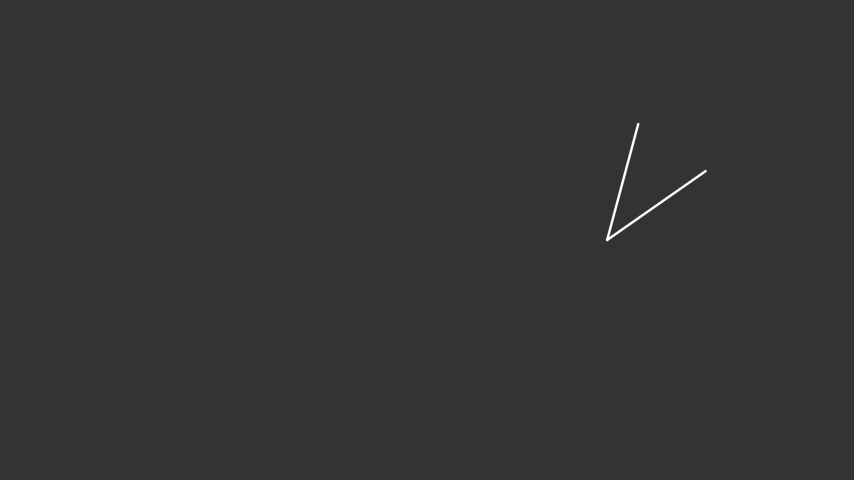
#> input picture test_images/image1.png, 854 x 480 px
$ python -i find_angle.py   (imports and definitions only)
#> lines starting #> are read from the running program, lines starting #| are printed output that depends on the picture; after the words box and inside, x2 and y2 are one past the last pixel; in counts of white or black regions, pixels touching at a corner belong together
'''
TODO:
Check acute seperation function behaviour for case 8

EXTRA: Implement auto canny / edge averaging to remove double edges (potentially making code more robust?)
'''

import cv2
# import os
import argparse
import numpy as np
import matplotlib.pyplot as plt
# import matplotlib.patches as patches
import sys
import configparser as cfgp

config = cfgp.ConfigParser()
# [1 line not run here, left out]
# [1 line that did not run here, left out]

# [74 lines left out: function check_acute_seperation, not called in this run]

def find_angle(png_path):
    '''
    Reads a png with opencv, runs canny edge detection and applies a hough transform to extract lines
    Checks if acute or obtuse seperation and returns the appropriate angle.

    Parameters
    ----------
    png_path : str
        path to png image containing lines

    Returns
    -------
    angle : float
        angle between lines in degrees
    '''
#> called with png_path = 'test_images/image1.png'

    # read image
    img = cv2.imread(png_path)
#> img is the input picture: shape (480, 854, 3); min 51, max 255, mean 51.3
    # convert to gray scale
    gray_img = cv2.cvtColor(img, cv2.COLOR_BGR2GRAY)
    # find edges
    edges = cv2.Canny(gray_img, 0, 10, L2gradient=True) # experiment with params / auto canny https://pyimagesearch.com/2015/04/06/zero-parameter-automatic-canny-edge-detection-with-python-and-opencv/
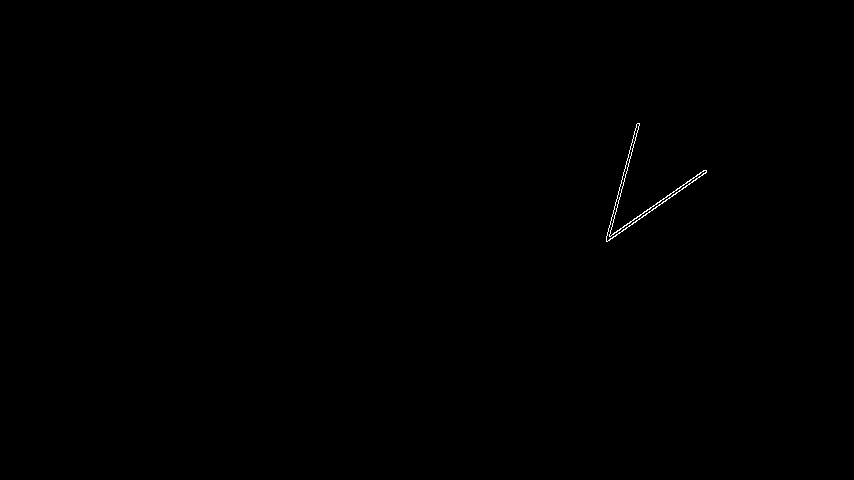
#> edges: shape (480, 854); 0.13% white in thin lines or dots, all inside (x1, y1, x2, y2) = (606, 123, 707, 242)

    '''
    check if way to remove double edges / do we even need to?
    '''

    '''
    Figure out way to select best threshold value / resolution based on thickness of lines / edges
    currently calculating a bbox which contains the edge and setting thresh to the value of the box's diagonal
    '''
    # find edge bbox
    pos_array = np.argwhere(edges)
#> pos_array = 532 pairs, first value 123 to 241, second value 606 to 706
    i_max, i_min = np.amax(pos_array[:,0]), np.amin(pos_array[:,0])
#> i_max = 241; i_min = 123
    j_max, j_min = np.amax(pos_array[:,1]), np.amin(pos_array[:,1])
#> j_max = 706; j_min = 606
    bbox_diag = ((i_max-i_min)**2 + (j_max-j_min)**2)**0.5
#> bbox_diag = 154.7

    # Loop over different thresholds and stop when 2 distinct lines found
    for val in np.linspace(1,3,10):
        thresh = int(round(bbox_diag/val))

        # apply a hough line transform
        lines = cv2.HoughLines(edges, 1, np.pi/180, thresh)

        if (lines is None) or (len(lines) < 2):
            continue

        lines = lines.squeeze()
        # remove parallel lines - rewrite in fewer lines?
        theta_list = []
        unique_lines = []
        for line in lines:
            theta = line[1]
            if theta not in theta_list:
                theta_list.append(theta)
                unique_lines.append(line)

        unique_lines = np.asarray(unique_lines)
        if len(unique_lines) == 2:
            break
#> this loop made 4 passes
#> thresh on passes 1 to 2: 155, 127
#> (thresh, lines) on passes 3 to 4: (107, [[543, 0.96]]), (93, [[543, 0.96], [649, 0.262]])

#> (the run stopped early here; a loop or call above may not have finished)
